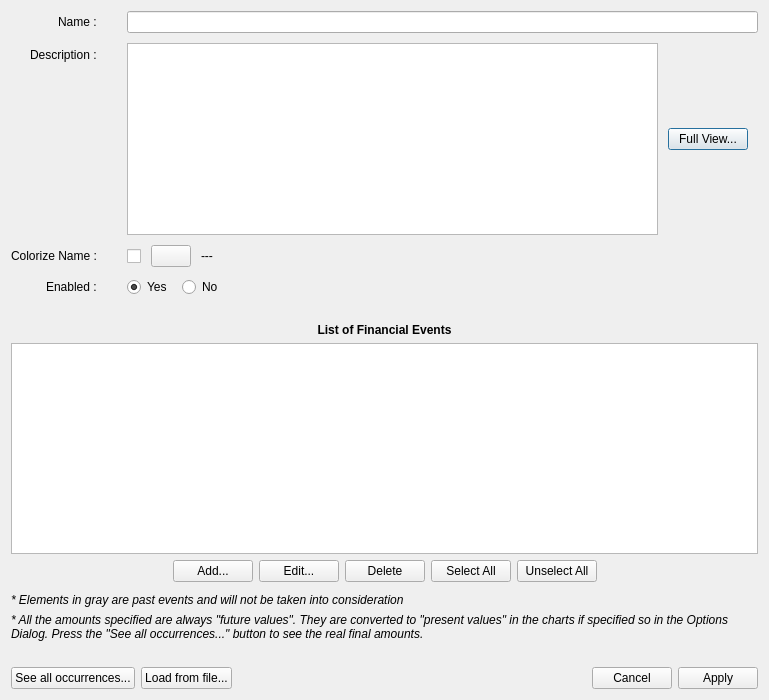
<?xml version="1.0" encoding="UTF-8"?>
<ui version="4.0">
 <class>EditIrregularDialog</class>
 <widget class="QDialog" name="EditIrregularDialog">
  <property name="geometry">
   <rect>
    <x>0</x>
    <y>0</y>
    <width>769</width>
    <height>700</height>
   </rect>
  </property>
  <property name="windowTitle">
   <string>Dialog</string>
  </property>
  <layout class="QVBoxLayout" name="verticalLayout_2">
   <item>
    <layout class="QVBoxLayout" name="verticalLayout" stretch="0,0,0,1,0,0,0,0,0,0">
     <item>
      <layout class="QFormLayout" name="formLayout">
       <property name="labelAlignment">
        <set>Qt::AlignmentFlag::AlignRight|Qt::AlignmentFlag::AlignTrailing|Qt::AlignmentFlag::AlignVCenter</set>
       </property>
       <property name="horizontalSpacing">
        <number>30</number>
       </property>
       <property name="verticalSpacing">
        <number>10</number>
       </property>
       <item row="0" column="0">
        <widget class="QLabel" name="label">
         <property name="font">
          <font>
           <bold>false</bold>
          </font>
         </property>
         <property name="text">
          <string>Name :</string>
         </property>
        </widget>
       </item>
       <item row="0" column="1">
        <widget class="QLineEdit" name="nameLineEdit">
         <property name="toolTip">
          <string>&lt;html&gt;&lt;head/&gt;&lt;body&gt;&lt;p&gt;Limited to 100 characters.&lt;/p&gt;&lt;/body&gt;&lt;/html&gt;</string>
         </property>
        </widget>
       </item>
       <item row="1" column="0">
        <widget class="QLabel" name="label_2">
         <property name="font">
          <font>
           <bold>false</bold>
          </font>
         </property>
         <property name="text">
          <string>Description :</string>
         </property>
        </widget>
       </item>
       <item row="1" column="1">
        <layout class="QHBoxLayout" name="horizontalLayout_2">
         <item>
          <widget class="QPlainTextEdit" name="descPlainTextEdit">
           <property name="font">
            <font>
             <italic>true</italic>
            </font>
           </property>
           <property name="toolTip">
            <string>&lt;html&gt;&lt;head/&gt;&lt;body&gt;&lt;p&gt;Limited to 4000 characters.&lt;/p&gt;&lt;/body&gt;&lt;/html&gt;</string>
           </property>
          </widget>
         </item>
         <item>
          <spacer name="horizontalSpacer_2">
           <property name="orientation">
            <enum>Qt::Orientation::Horizontal</enum>
           </property>
           <property name="sizeType">
            <enum>QSizePolicy::Policy::Fixed</enum>
           </property>
           <property name="sizeHint" stdset="0">
            <size>
             <width>10</width>
             <height>20</height>
            </size>
           </property>
          </spacer>
         </item>
         <item>
          <widget class="QPushButton" name="fullViewPushButton">
           <property name="text">
            <string>Full View...</string>
           </property>
          </widget>
         </item>
         <item>
          <spacer name="horizontalSpacer_3">
           <property name="orientation">
            <enum>Qt::Orientation::Horizontal</enum>
           </property>
           <property name="sizeType">
            <enum>QSizePolicy::Policy::Fixed</enum>
           </property>
           <property name="sizeHint" stdset="0">
            <size>
             <width>10</width>
             <height>20</height>
            </size>
           </property>
          </spacer>
         </item>
        </layout>
       </item>
       <item row="3" column="0">
        <widget class="QLabel" name="label_3">
         <property name="font">
          <font>
           <bold>false</bold>
          </font>
         </property>
         <property name="text">
          <string>Enabled :</string>
         </property>
        </widget>
       </item>
       <item row="3" column="1">
        <layout class="QHBoxLayout" name="horizontalLayout_3">
         <item>
          <widget class="QRadioButton" name="activeYesRadioButton">
           <property name="toolTip">
            <string>&lt;html&gt;&lt;head/&gt;&lt;body&gt;&lt;p&gt;&lt;span style=&quot; font-weight:700;&quot;&gt;Do&lt;/span&gt; use this Financial Stream Definition in the calculation.&lt;/p&gt;&lt;/body&gt;&lt;/html&gt;</string>
           </property>
           <property name="text">
            <string>Yes</string>
           </property>
           <property name="checked">
            <bool>true</bool>
           </property>
           <attribute name="buttonGroup">
            <string notr="true">buttonGroup</string>
           </attribute>
          </widget>
         </item>
         <item>
          <spacer name="horizontalSpacer_10">
           <property name="orientation">
            <enum>Qt::Orientation::Horizontal</enum>
           </property>
           <property name="sizeType">
            <enum>QSizePolicy::Policy::Fixed</enum>
           </property>
           <property name="sizeHint" stdset="0">
            <size>
             <width>10</width>
             <height>20</height>
            </size>
           </property>
          </spacer>
         </item>
         <item>
          <widget class="QRadioButton" name="activeNoRadioButton">
           <property name="toolTip">
            <string>&lt;html&gt;&lt;head/&gt;&lt;body&gt;&lt;p&gt;Do&lt;span style=&quot; font-weight:700;&quot;&gt; not&lt;/span&gt; use this Financial Stream Definition in the calculation.&lt;/p&gt;&lt;/body&gt;&lt;/html&gt;</string>
           </property>
           <property name="text">
            <string>No</string>
           </property>
           <attribute name="buttonGroup">
            <string notr="true">buttonGroup</string>
           </attribute>
          </widget>
         </item>
         <item>
          <spacer name="horizontalSpacer_4">
           <property name="orientation">
            <enum>Qt::Orientation::Horizontal</enum>
           </property>
           <property name="sizeHint" stdset="0">
            <size>
             <width>40</width>
             <height>20</height>
            </size>
           </property>
          </spacer>
         </item>
        </layout>
       </item>
       <item row="2" column="0">
        <widget class="QLabel" name="label_4">
         <property name="font">
          <font>
           <bold>false</bold>
          </font>
         </property>
         <property name="text">
          <string>Colorize Name :</string>
         </property>
        </widget>
       </item>
       <item row="2" column="1">
        <layout class="QHBoxLayout" name="horizontalLayout_5">
         <item>
          <widget class="QCheckBox" name="decorationColorCheckBox">
           <property name="sizePolicy">
            <sizepolicy hsizetype="Minimum" vsizetype="Preferred">
             <horstretch>0</horstretch>
             <verstretch>0</verstretch>
            </sizepolicy>
           </property>
           <property name="toolTip">
            <string>&lt;html&gt;&lt;head/&gt;&lt;body&gt;&lt;p&gt;If &lt;span style=&quot; font-weight:700;&quot;&gt;checked&lt;/span&gt; : Assign a custom color to the name of this Irregular Financial Stream Definition.&lt;/p&gt;&lt;p&gt;If &lt;span style=&quot; font-weight:700;&quot;&gt;unchecked&lt;/span&gt; : Use system default for the name's color.&lt;/p&gt;&lt;/body&gt;&lt;/html&gt;</string>
           </property>
           <property name="text">
            <string/>
           </property>
          </widget>
         </item>
         <item>
          <spacer name="horizontalSpacer_9">
           <property name="orientation">
            <enum>Qt::Orientation::Horizontal</enum>
           </property>
           <property name="sizeType">
            <enum>QSizePolicy::Policy::Fixed</enum>
           </property>
           <property name="sizeHint" stdset="0">
            <size>
             <width>10</width>
             <height>20</height>
            </size>
           </property>
          </spacer>
         </item>
         <item>
          <widget class="QPushButton" name="decorationColorPushButton">
           <property name="sizePolicy">
            <sizepolicy hsizetype="Minimum" vsizetype="Preferred">
             <horstretch>0</horstretch>
             <verstretch>0</verstretch>
            </sizepolicy>
           </property>
           <property name="toolTip">
            <string>&lt;html&gt;&lt;head/&gt;&lt;body&gt;&lt;p&gt;Click on this button to set a custom color for the name of this Financial Stream Definition.&lt;/p&gt;&lt;/body&gt;&lt;/html&gt;</string>
           </property>
           <property name="text">
            <string/>
           </property>
           <property name="flat">
            <bool>false</bool>
           </property>
          </widget>
         </item>
         <item>
          <spacer name="horizontalSpacer_8">
           <property name="orientation">
            <enum>Qt::Orientation::Horizontal</enum>
           </property>
           <property name="sizeType">
            <enum>QSizePolicy::Policy::Fixed</enum>
           </property>
           <property name="sizeHint" stdset="0">
            <size>
             <width>10</width>
             <height>20</height>
            </size>
           </property>
          </spacer>
         </item>
         <item>
          <widget class="QLabel" name="decorationColorTextLabel">
           <property name="text">
            <string>---</string>
           </property>
          </widget>
         </item>
         <item>
          <spacer name="horizontalSpacer_7">
           <property name="orientation">
            <enum>Qt::Orientation::Horizontal</enum>
           </property>
           <property name="sizeHint" stdset="0">
            <size>
             <width>40</width>
             <height>20</height>
            </size>
           </property>
          </spacer>
         </item>
        </layout>
       </item>
      </layout>
     </item>
     <item>
      <spacer name="verticalSpacer_2">
       <property name="orientation">
        <enum>Qt::Orientation::Vertical</enum>
       </property>
       <property name="sizeType">
        <enum>QSizePolicy::Policy::Fixed</enum>
       </property>
       <property name="sizeHint" stdset="0">
        <size>
         <width>20</width>
         <height>20</height>
        </size>
       </property>
      </spacer>
     </item>
     <item>
      <widget class="QLabel" name="itemsViewTitleLabel">
       <property name="font">
        <font>
         <bold>true</bold>
        </font>
       </property>
       <property name="text">
        <string>List of Financial Events</string>
       </property>
       <property name="alignment">
        <set>Qt::AlignmentFlag::AlignCenter</set>
       </property>
      </widget>
     </item>
     <item>
      <widget class="QTableView" name="itemsTableView">
       <property name="alternatingRowColors">
        <bool>true</bool>
       </property>
       <property name="selectionBehavior">
        <enum>QAbstractItemView::SelectionBehavior::SelectRows</enum>
       </property>
       <attribute name="horizontalHeaderStretchLastSection">
        <bool>true</bool>
       </attribute>
      </widget>
     </item>
     <item>
      <layout class="QHBoxLayout" name="horizontalLayout_Buttons">
       <item>
        <spacer name="horizontalSpacer_5">
         <property name="orientation">
          <enum>Qt::Orientation::Horizontal</enum>
         </property>
         <property name="sizeHint" stdset="0">
          <size>
           <width>40</width>
           <height>20</height>
          </size>
         </property>
        </spacer>
       </item>
       <item>
        <widget class="QPushButton" name="addPushButton">
         <property name="toolTip">
          <string>&lt;html&gt;&lt;head/&gt;&lt;body&gt;&lt;p&gt;Add a new financial event (date and amount).&lt;/p&gt;&lt;/body&gt;&lt;/html&gt;</string>
         </property>
         <property name="text">
          <string>Add...</string>
         </property>
        </widget>
       </item>
       <item>
        <widget class="QPushButton" name="editPushButton">
         <property name="toolTip">
          <string>&lt;html&gt;&lt;head/&gt;&lt;body&gt;&lt;p&gt;Edit the selected financial event (date and amount).&lt;/p&gt;&lt;/body&gt;&lt;/html&gt;</string>
         </property>
         <property name="text">
          <string>Edit...</string>
         </property>
        </widget>
       </item>
       <item>
        <widget class="QPushButton" name="deletePushButton">
         <property name="toolTip">
          <string>&lt;html&gt;&lt;head/&gt;&lt;body&gt;&lt;p&gt;Delete the selected financial events.&lt;/p&gt;&lt;/body&gt;&lt;/html&gt;</string>
         </property>
         <property name="text">
          <string>Delete</string>
         </property>
        </widget>
       </item>
       <item>
        <widget class="QPushButton" name="selectAllPushButton">
         <property name="text">
          <string>Select All</string>
         </property>
        </widget>
       </item>
       <item>
        <widget class="QPushButton" name="unselectAllPushButton">
         <property name="text">
          <string>Unselect All</string>
         </property>
        </widget>
       </item>
       <item>
        <spacer name="horizontalSpacer_6">
         <property name="orientation">
          <enum>Qt::Orientation::Horizontal</enum>
         </property>
         <property name="sizeHint" stdset="0">
          <size>
           <width>40</width>
           <height>20</height>
          </size>
         </property>
        </spacer>
       </item>
      </layout>
     </item>
     <item>
      <spacer name="verticalSpacer_3">
       <property name="orientation">
        <enum>Qt::Orientation::Vertical</enum>
       </property>
       <property name="sizeType">
        <enum>QSizePolicy::Policy::Fixed</enum>
       </property>
       <property name="sizeHint" stdset="0">
        <size>
         <width>20</width>
         <height>5</height>
        </size>
       </property>
      </spacer>
     </item>
     <item>
      <layout class="QHBoxLayout" name="horizontalLayout_4">
       <item>
        <widget class="QLabel" name="warningLabel">
         <property name="font">
          <font>
           <italic>true</italic>
          </font>
         </property>
         <property name="text">
          <string>* Elements in gray are past events and will not be taken into consideration</string>
         </property>
        </widget>
       </item>
      </layout>
     </item>
     <item>
      <widget class="QLabel" name="futurLabel">
       <property name="font">
        <font>
         <italic>true</italic>
        </font>
       </property>
       <property name="text">
        <string>* All the amounts specified are always &quot;future values&quot;. They are converted to &quot;present values&quot; in the charts if specified so in the Options Dialog. Press the &quot;See all occurrences...&quot; button to see the real final amounts.</string>
       </property>
       <property name="wordWrap">
        <bool>true</bool>
       </property>
      </widget>
     </item>
     <item>
      <spacer name="verticalSpacer">
       <property name="orientation">
        <enum>Qt::Orientation::Vertical</enum>
       </property>
       <property name="sizeType">
        <enum>QSizePolicy::Policy::Fixed</enum>
       </property>
       <property name="sizeHint" stdset="0">
        <size>
         <width>20</width>
         <height>20</height>
        </size>
       </property>
      </spacer>
     </item>
     <item>
      <layout class="QHBoxLayout" name="horizontalLayout">
       <item>
        <widget class="QPushButton" name="showResultPushButton">
         <property name="toolTip">
          <string>&lt;html&gt;&lt;head/&gt;&lt;body&gt;&lt;p&gt;&lt;span style=&quot; background-color:transparent;&quot;&gt;Display in a dedicated window all the financial events that will be generated for this Financial Stream Definition, taking into account the optional conversion to Present Value if set accordingly in Options Dialog.&lt;/span&gt;&lt;/p&gt;&lt;/body&gt;&lt;/html&gt;</string>
         </property>
         <property name="text">
          <string>See all occurrences...</string>
         </property>
        </widget>
       </item>
       <item>
        <widget class="QPushButton" name="loadPushButton">
         <property name="toolTip">
          <string>&lt;html&gt;&lt;head/&gt;&lt;body&gt;&lt;p&gt;Get all the financial event definitions from a CSV file. Current defined ones are deleted.&lt;/p&gt;&lt;/body&gt;&lt;/html&gt;</string>
         </property>
         <property name="text">
          <string>Load from file...</string>
         </property>
        </widget>
       </item>
       <item>
        <spacer name="horizontalSpacer">
         <property name="orientation">
          <enum>Qt::Orientation::Horizontal</enum>
         </property>
         <property name="sizeHint" stdset="0">
          <size>
           <width>40</width>
           <height>20</height>
          </size>
         </property>
        </spacer>
       </item>
       <item>
        <widget class="QPushButton" name="cancelPushButton">
         <property name="text">
          <string>Cancel</string>
         </property>
        </widget>
       </item>
       <item>
        <widget class="QPushButton" name="applyPushButton">
         <property name="text">
          <string>Apply</string>
         </property>
        </widget>
       </item>
      </layout>
     </item>
    </layout>
   </item>
  </layout>
 </widget>
 <resources/>
 <connections/>
 <buttongroups>
  <buttongroup name="buttonGroup"/>
 </buttongroups>
</ui>
